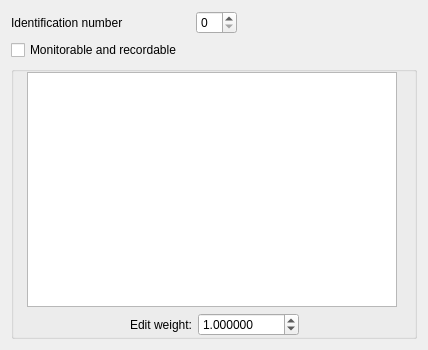
<?xml version="1.0" encoding="UTF-8"?>
<ui version="4.0">
 <class>synapseValuesDialog</class>
 <widget class="QewExtensibleDialog" name="synapseValuesDialog">
  <property name="geometry">
   <rect>
    <x>0</x>
    <y>0</y>
    <width>428</width>
    <height>350</height>
   </rect>
  </property>
  <property name="sizePolicy">
   <sizepolicy hsizetype="Expanding" vsizetype="Expanding">
    <horstretch>0</horstretch>
    <verstretch>0</verstretch>
   </sizepolicy>
  </property>
  <property name="sizeGripEnabled">
   <bool>false</bool>
  </property>
  <property name="containerName">
   <cstring></cstring>
  </property>
  <property name="caption" stdset="0">
   <string>synapseValuesDialog</string>
  </property>
  <layout class="QVBoxLayout">
   <item>
    <layout class="QHBoxLayout">
     <property name="leftMargin">
      <number>0</number>
     </property>
     <property name="topMargin">
      <number>0</number>
     </property>
     <property name="rightMargin">
      <number>0</number>
     </property>
     <property name="bottomMargin">
      <number>0</number>
     </property>
     <item>
      <widget class="QLabel" name="textLabel1">
       <property name="sizePolicy">
        <sizepolicy hsizetype="Preferred" vsizetype="Preferred">
         <horstretch>5</horstretch>
         <verstretch>0</verstretch>
        </sizepolicy>
       </property>
       <property name="text">
        <string>Identification number</string>
       </property>
       <property name="alignment">
        <set>Qt::AlignVCenter</set>
       </property>
       <property name="wordWrap">
        <bool>false</bool>
       </property>
      </widget>
     </item>
     <item>
      <widget class="QSpinBox" name="numIdSpinBox">
       <property name="sizePolicy">
        <sizepolicy hsizetype="Minimum" vsizetype="Fixed">
         <horstretch>1</horstretch>
         <verstretch>0</verstretch>
        </sizepolicy>
       </property>
      </widget>
     </item>
     <item>
      <spacer name="spacer7">
       <property name="orientation">
        <enum>Qt::Horizontal</enum>
       </property>
       <property name="sizeType">
        <enum>QSizePolicy::Expanding</enum>
       </property>
       <property name="sizeHint" stdset="0">
        <size>
         <width>180</width>
         <height>20</height>
        </size>
       </property>
      </spacer>
     </item>
    </layout>
   </item>
   <item>
    <widget class="QCheckBox" name="recmonCheckBox">
     <property name="text">
      <string>Monitorable and recordable</string>
     </property>
    </widget>
   </item>
   <item>
    <widget class="QGroupBox" name="groupBox1">
     <property name="sizePolicy">
      <sizepolicy hsizetype="Expanding" vsizetype="Expanding">
       <horstretch>3</horstretch>
       <verstretch>3</verstretch>
      </sizepolicy>
     </property>
     <layout class="QGridLayout">
      <property name="leftMargin">
       <number>0</number>
      </property>
      <property name="topMargin">
       <number>0</number>
      </property>
      <property name="rightMargin">
       <number>0</number>
      </property>
      <property name="bottomMargin">
       <number>0</number>
      </property>
      <item row="1" column="0" colspan="3">
       <layout class="QHBoxLayout">
        <property name="leftMargin">
         <number>0</number>
        </property>
        <property name="topMargin">
         <number>0</number>
        </property>
        <property name="rightMargin">
         <number>0</number>
        </property>
        <property name="bottomMargin">
         <number>0</number>
        </property>
        <item>
         <spacer name="spacer1">
          <property name="orientation">
           <enum>Qt::Horizontal</enum>
          </property>
          <property name="sizeType">
           <enum>QSizePolicy::Expanding</enum>
          </property>
          <property name="sizeHint" stdset="0">
           <size>
            <width>40</width>
            <height>20</height>
           </size>
          </property>
         </spacer>
        </item>
        <item>
         <widget class="QLabel" name="TextLabelE">
          <property name="sizePolicy">
           <sizepolicy hsizetype="Preferred" vsizetype="Preferred">
            <horstretch>0</horstretch>
            <verstretch>0</verstretch>
           </sizepolicy>
          </property>
          <property name="frameShape">
           <enum>QFrame::NoFrame</enum>
          </property>
          <property name="frameShadow">
           <enum>QFrame::Plain</enum>
          </property>
          <property name="text">
           <string>Edit weight:</string>
          </property>
          <property name="alignment">
           <set>Qt::AlignRight|Qt::AlignTrailing|Qt::AlignVCenter</set>
          </property>
          <property name="wordWrap">
           <bool>false</bool>
          </property>
         </widget>
        </item>
        <item>
         <widget class="QDoubleSpinBox" name="FloatSpinWeight">
          <property name="sizePolicy">
           <sizepolicy hsizetype="Minimum" vsizetype="Fixed">
            <horstretch>0</horstretch>
            <verstretch>0</verstretch>
           </sizepolicy>
          </property>
          <property name="decimals">
           <number>6</number>
          </property>
          <property name="minimum">
           <double>-1000.000000000000000</double>
          </property>
          <property name="maximum">
           <double>1000.000000000000000</double>
          </property>
          <property name="value">
           <double>1.000000000000000</double>
          </property>
         </widget>
        </item>
        <item>
         <spacer name="spacer1_2">
          <property name="orientation">
           <enum>Qt::Horizontal</enum>
          </property>
          <property name="sizeType">
           <enum>QSizePolicy::Expanding</enum>
          </property>
          <property name="sizeHint" stdset="0">
           <size>
            <width>40</width>
            <height>20</height>
           </size>
          </property>
         </spacer>
        </item>
       </layout>
      </item>
      <item row="0" column="0">
       <spacer name="spacer5">
        <property name="orientation">
         <enum>Qt::Horizontal</enum>
        </property>
        <property name="sizeType">
         <enum>QSizePolicy::Expanding</enum>
        </property>
        <property name="sizeHint" stdset="0">
         <size>
          <width>16</width>
          <height>20</height>
         </size>
        </property>
       </spacer>
      </item>
      <item row="0" column="2">
       <spacer name="spacer6">
        <property name="orientation">
         <enum>Qt::Horizontal</enum>
        </property>
        <property name="sizeType">
         <enum>QSizePolicy::Expanding</enum>
        </property>
        <property name="sizeHint" stdset="0">
         <size>
          <width>20</width>
          <height>20</height>
         </size>
        </property>
       </spacer>
      </item>
      <item row="0" column="1">
       <widget class="QTableWidget" name="ListBoxW">
        <property name="sizePolicy">
         <sizepolicy hsizetype="Expanding" vsizetype="Expanding">
          <horstretch>3</horstretch>
          <verstretch>3</verstretch>
         </sizepolicy>
        </property>
        <property name="minimumSize">
         <size>
          <width>370</width>
          <height>190</height>
         </size>
        </property>
        <property name="font">
         <font>
          <weight>75</weight>
          <bold>true</bold>
         </font>
        </property>
       </widget>
      </item>
     </layout>
    </widget>
   </item>
  </layout>
 </widget>
 <layoutdefault spacing="6" margin="11"/>
 <customwidgets>
  <customwidget>
   <class>QewExtensibleDialog</class>
   <extends>QDialog</extends>
   <header>qewextensibledialog.h</header>
   <container>1</container>
  </customwidget>
 </customwidgets>
 <tabstops>
  <tabstop>numIdSpinBox</tabstop>
  <tabstop>recmonCheckBox</tabstop>
  <tabstop>ListBoxW</tabstop>
  <tabstop>FloatSpinWeight</tabstop>
 </tabstops>
 <includes>
  <include location="local">/usr/include/qew5/qewextensibledialog.h</include>
 </includes>
 <resources/>
 <connections/>
</ui>
